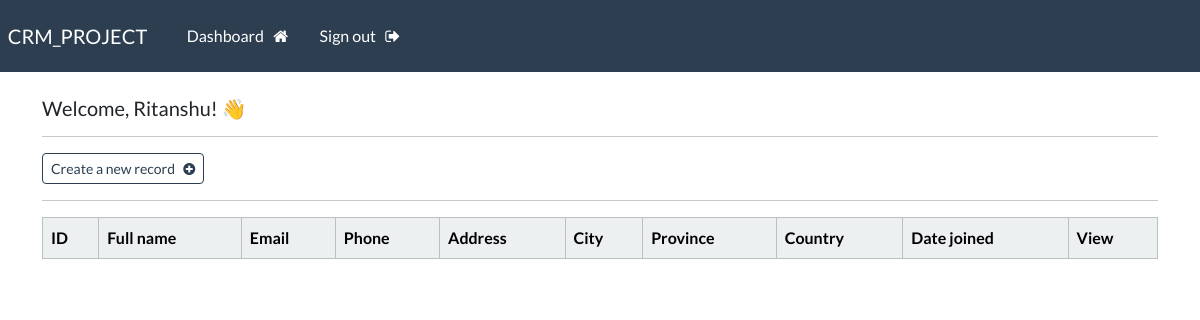
Page /dashboard (signed in) on the earlier database version.
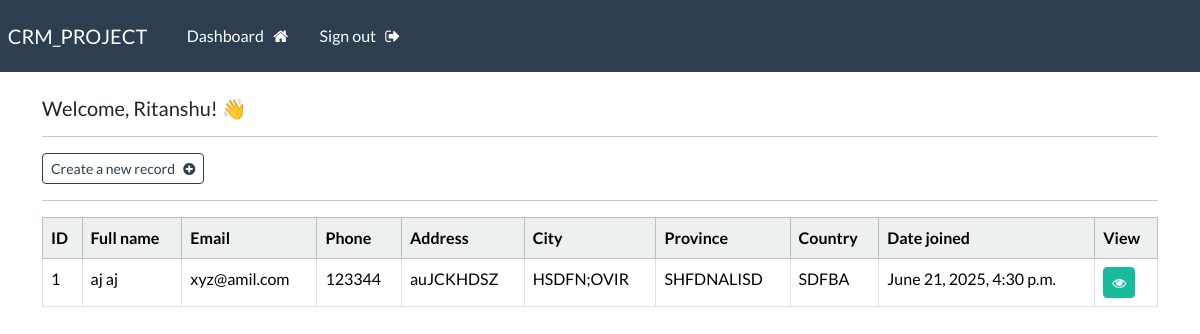
Same page on the later database version.
### webapp/models.py (models this page shows, shortened)
class Record(models.Model):
    creation_date =  models.DateTimeField(auto_now_add=True)
    first_name =  models.CharField(max_length=100)
    last_name =  models.CharField(max_length=100)
    email =  models.CharField(max_length=225)
    phone =  models.CharField(max_length=20)
    address =  models.CharField(max_length=300)
    city =  models.CharField(max_length=100)
    province = models.CharField(max_length=100)
    country = models.CharField(max_length=100)

### webapp/views.py (the view)
# urls.py: path('dashboard',views.dashboard, name="dashboard"),
@login_required(login_url='my-login')
def dashboard(request):
    my_records =  Record.objects.all()
    context =  {'records': my_records}
    return render(request, 'webapp/dashboard.html', context=context )

### webapp/templates/webapp/dashboard.html
{% extends 'webapp/base.html' %}
{% block content %}
    <h5> Welcome, {{user}}! 👋 </h5>
    <hr>
    <a class="btn btn-outline-primary btn-sm" href="{% url 'create-record' %}">
        Create a new record &nbsp; <i class="fa fa-plus-circle" aria-hidden="true"></i>
    </a>
    <hr>
    <table class="table table-hover table-bordered">
        <thead class="table-light">
            <tr>
                <th scope="col"> ID </th>
                <th scope="col"> Full name </th>
                <th scope="col"> Email </th>
                <th scope="col"> Phone </th>
                <th scope="col"> Address </th>
                <th scope="col"> City </th>
                <th scope="col"> Province </th>
                <th scope="col"> Country </th>
                <th scope="col"> Date joined </th>
                <th scope="col"> View </th>
            </tr>
        </thead>
        <tbody>
        {% if records %}
            {% for record in records %}
            <tr>
                <td> {{record.id}} </td>
                <td> {{record.first_name}}  {{record.last_name}} </td>
                <td> {{record.email}} </td>
                <td> {{record.phone}} </td>
                <td> {{record.address}} </td>
                <td> {{record.city}} </td>
                <td> {{record.province}} </td>
                <td> {{record.country}} </td>
                <td> {{record.creation_date}} </td>
                <td><a class="btn btn-success btn-sm" href="{%url 'record' record.id %}">  <i class="fa fa-eye" aria-hidden="true"></i></a></td>
            </tr>
            {% endfor %}
        {% endif %}
        </tbody>
    </table>
{% endblock %}

Differences in the rows shown:
added Record: id "1", first_name "aj", last_name "aj", email "xyz@amil.com", phone "123344", address "auJCKHDSZ", city "HSDFN;OVIR", province "SHFDNALISD", country "SDFBA", creation_date "June 21, 2025, 4:30 p.m."
